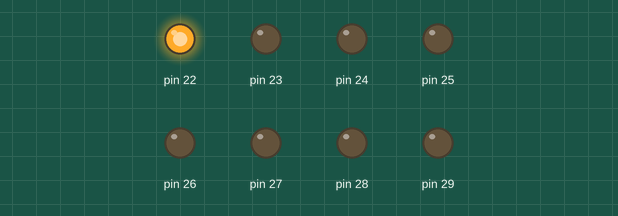
Simulated run of this sketch. Board: Arduino Mega 2560, built with avr-gcc and run on an emulated ATmega2560. Shown: output pins drawn as LEDs (lit = HIGH).

Above: at 0.1 s.
At 4.3 s:
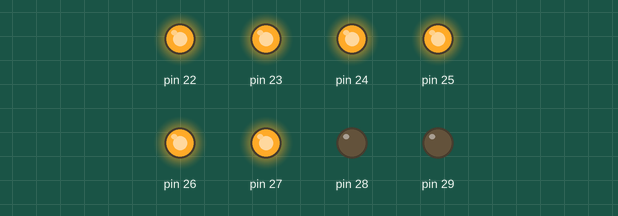
At 14.8 s:
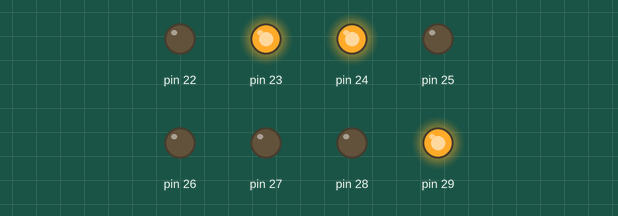
At 20.0 s:
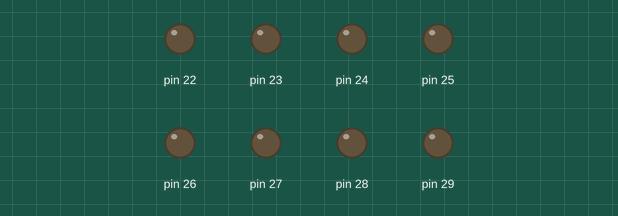
At 25.3 s:
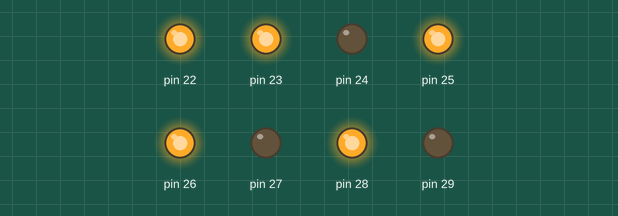
At 35.8 s:
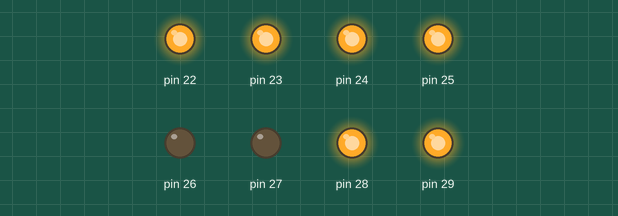
Timing chart, 0 to 37.3 s (numbered marks = the images above):
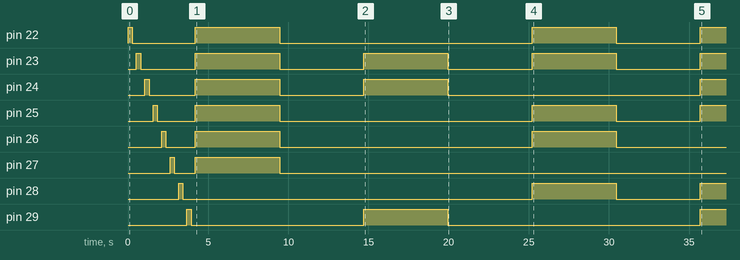

Measured:
- by itself, pin 22: goes LOW 3.9 s, HIGH 5.3 s, LOW 15.8 s, HIGH 5.3 s, LOW 5.3 s, then HIGH
- by itself, pin 23: repeats every 10.5 s: HIGH 5.3 s, LOW 5.3 s
- by itself, pin 24: goes LOW 2.9 s, HIGH 5.3 s, LOW 5.3 s, HIGH 5.3 s, LOW 15.8 s, then HIGH
- by itself, pin 25: goes LOW 2.4 s, HIGH 5.3 s, LOW 15.8 s, HIGH 5.3 s, LOW 5.3 s, then HIGH
- by itself, pin 26: goes LOW 1.8 s, HIGH 5.3 s, LOW 15.8 s, HIGH 5.3 s, then LOW
- by itself, pin 27: HIGH → LOW at 2.9 s, → HIGH 1.3 s later, → LOW 5.3 s later
- by itself, pin 28: HIGH → LOW at 3.4 s, → HIGH 21.8 s later, → LOW 5.3 s later, → HIGH 5.3 s later
- by itself, pin 29: HIGH → LOW at 3.9 s, → HIGH 10.8 s later, → LOW 5.3 s later, → HIGH 15.8 s later

The sketch:

CSCI241_Single_8-Segment_Display-3.ino
```cpp
// Display using an 8-segment LED module.

#include <CSCI_LED.h>    // Library routines
#include <CSCI_Timers.h>

// IMPORTANT: The GPIO pin numbers (29,28,...,23,22) connected to each LED module segment
//            were purposely chosen to correspond to the 8 GPIO pins associated with
//            Arduino Mega PORTA.  Therefore, the following port address pointers can be
//            used to access all 8-bits at one time.

const uint8_t *PortDirPtr = &DDRA;    // Ptr to port input/output direction control bits.
const uint8_t *PortDataPtr = &PORTA;  // Ptr to port data bits.

// These are "bit masks" corresponding to the port pin controlling each LED segment.
// Note: The MSB corresponds to GPIO pin 29, while the LSB corresponds to GPIO pin 22.

const uint8_t SegAPin  = 0b00000001;  // Pin associated with the "A" (top) segment
const uint8_t SegBPin  = 0b00000010;  // Pin associated with the "B" (top right) segment
const uint8_t SegCPin  = 0b00000100;  // Pin associated with the "C" (bottom right) segment
const uint8_t SegDPin  = 0b00001000;  // Pin associated with the "D" (bottom) segment
const uint8_t SegEPin  = 0b00010000;  // Pin associated with the "E" (bottom left) segment
const uint8_t SegFPin  = 0b00100000;  // Pin associated with the "F" (top left) segment
const uint8_t SegGPin  = 0b01000000;  // Pin associated with the "G" (middle) segment
const uint8_t SegDPPin = 0b10000000;  // Pin associated with the "DP" (decimal point)

const uint8_t SegAllPins = SegAPin | SegBPin | SegCPin | SegDPin |
                           SegEPin | SegFPin | SegGPin | SegDPPin;

// State-related definitions

const int LedOnState = HIGH;  // State which turns LED segment on.
const int LedOffState = LOW;  // State which turns LED segment off.

// In order to display a numeric digit (0,1,2,...,9), it's necessary to light one
// or more appropriate LED segments.  Which segments to light will be represented
// by 1 bits in an eight bit byte.  Here are the bit patterns representing each segment.
// (A binary 1 in that position means that segment is to be lit, a binary 0 means
// that segment is NOT to be lit.)
//
// Example: The numeric digit "1" is displayed by lighting segments "B" and "C", so
// the bits in the byte should be: (SegBPin | SegCPin)

// Each element in the following array holds the segment sequence pattern
// corresponding to each numeric digit (0,1,2,3,4,5,6,7,8,9).

const uint8_t DigitToSegSequence[] =
{
  SegAPin | SegBPin | SegCPin | SegDPin | SegEPin | SegFPin          ,  // "0"
            SegBPin | SegCPin                                        ,  // "1"
  SegAPin | SegBPin           | SegDPin | SegEPin           | SegGPin,  // "2"
  SegAPin | SegBPin | SegCPin | SegDPin                     | SegGPin,  // "3"
            SegBPin | SegCPin                     | SegFPin | SegGPin,  // "4"
  SegAPin           | SegCPin | SegDPin           | SegFPin | SegGPin,  // "5"
  SegAPin           | SegCPin | SegDPin | SegEPin | SegFPin | SegGPin,  // "6"
  SegAPin | SegBPin | SegCPin                                        ,  // "7"
  SegAPin | SegBPin | SegCPin | SegDPin | SegEPin | SegFPin | SegGPin,  // "8"
  SegAPin | SegBPin | SegCPin | SegDPin           | SegFPin | SegGPin   // "9"
};

// Note: The bit corresponding to the decimal point (DP segment) is always 0.  Whether or not
//       to set it to 0 or 1 is determined by special logic.

// Called once at start up

void setup()
{
  SetupLEDPort(PortDirPtr);   // Set port direction bits.
  SetLEDPortBits(PortDataPtr, SegAllPins, LedOffState);	// Turn all segments off.

  // Flash each segment so we know circuitry is working.

  const int holdTime = 250;   // In milliseconds.

  FlashEachSegment(PortDataPtr, holdTime);
}

// Called repeatedly until the reset button is pressed

void loop()
{
  static const int digitHoldTime = 5000;

  // For each decimal digit...

  for ( size_t digit = 0; digit <= 3; digit++ )
  {
    uint8_t segBits = DigitToSegSequence[digit];

    // If digit is an odd number...

    if ( digit & 1 )
    {
      segBits |= SegDPPin;  // Display the decimal point.
    }

    FlashSegments(PortDataPtr, segBits, digitHoldTime);
  }
}

// -------------------------------------------------------------------------------------
// Flash each LED segment in order (A,B,C,D,E,F,G,DP) for the indicated
// period of time for visual verification the circuitry is wired correctly.

void FlashEachSegment(uint8_t *portDataPtr, int holdTime)
{
  // Start with segment "A" and go clockwise.

  FlashSegments(portDataPtr, SegAPin, holdTime);
  FlashSegments(portDataPtr, SegBPin, holdTime);
  FlashSegments(portDataPtr, SegCPin, holdTime);
  FlashSegments(portDataPtr, SegDPin, holdTime);
  FlashSegments(portDataPtr, SegEPin, holdTime);
  FlashSegments(portDataPtr, SegFPin, holdTime);
  FlashSegments(portDataPtr, SegGPin, holdTime);

  // Flash the decimal point segment last.

  FlashSegments(portDataPtr, SegDPPin, holdTime);
}

// -------------------------------------------------------------------------------------
// Flash LED segments indicated by bits in "segBits" for the specified
// hold time, then turn them off for the same time.

void FlashSegments(uint8_t *portDataPtr, uint8_t segBits, int holdTime)
{
  SetLEDPortBits(portDataPtr, segBits, LedOnState);
  WaitMillis(holdTime);
  SetLEDPortBits(portDataPtr, segBits, LedOffState);
  WaitMillis(holdTime);
}
```
